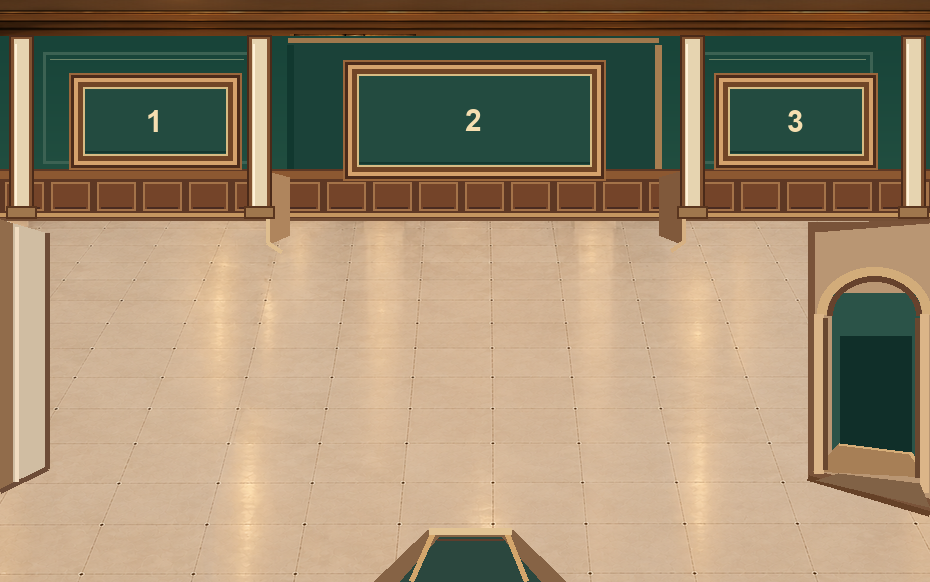
#> input picture rooms/gallery3/gallery3_layout_G_rear_frames.png, 930 x 582 px
$ python make_gallery345_architecture_bases.py
#> lines starting #> are read from the running program, lines starting #| are printed output that depends on the picture
"""A18 approved rooms 3-5: reuse clean architectural sources, reconstruct only E fixed details.
Never edit the original approved layouts, room.json or source PNGs.
"""
from pathlib import Path
from PIL import Image, ImageDraw, ImageChops
import json, hashlib

ROOT=Path(__file__).resolve().parents[1]
QA=ROOT/'qa/architecture-bases-20261029'
QA.mkdir(exist_ok=True)

def digest(p): return hashlib.sha256(p.read_bytes()).hexdigest()
def verify_against_approved(room, approved, base, frame_bounds, description):
#> called with room = 'gallery3'
    src=Image.open(approved).convert('RGB')
    clean=Image.open(base).convert('RGB')
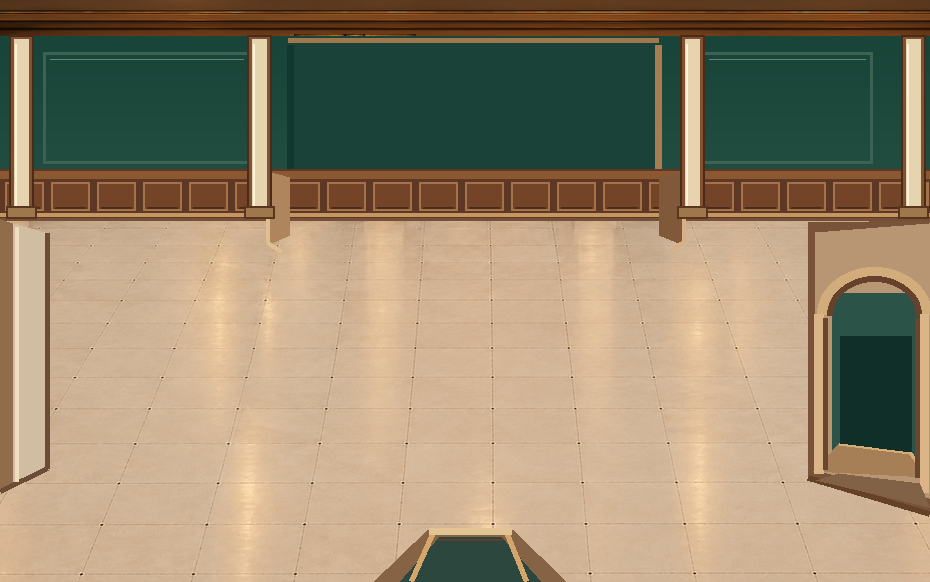
#> input picture rooms/gallery3/gallery3_architecture_only_E.png, 930 x 582 px
#> clean is the input picture: PIL image 930x582 RGB; mean R, G, B 151, 135.4, 108.7
    assert src.size==clean.size==(930,582)
    # Pixel-by-pixel: architectural geometry must agree outside the rear art frame masks.
    a=src.load(); b=clean.load(); outside=0; inside=0; bad=[]
    for y in range(582):
        for x in range(930):
            if a[x,y]==b[x,y]: continue
            if any(x0<=x<=x1 and y0<=y<=y1 for x0,y0,x1,y1 in frame_bounds): inside+=1
            else: outside+=1; bad.append((x,y,a[x,y],b[x,y]))
#> after the loop, bad = []; inside = 64512; outside = 0
    assert outside==0, (room, "unintended differences",outside,bad[:15])
    assert inside>0
    review=Image.new('RGB',(1860,616),'#e7e7e7')
#> review: PIL image 1860x616 RGB; every value is 231
    review.paste(src,(0,34))
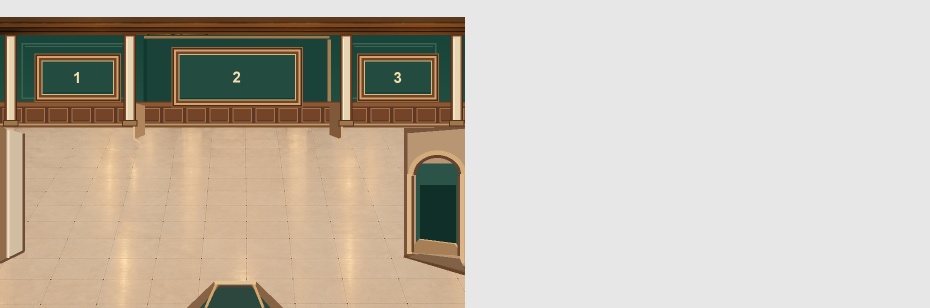
#> review: PIL image 1860x616 RGB (shown at 1/2 size); mean R, G, B 195.9, 186.8, 173.6
    review.paste(clean,(930,34))
    d=ImageDraw.Draw(review)
    d.text((15,11),f'{room} / APPROVED WITH FRAMES',fill='#202020')
    d.text((945,11),f'{room} / ARCHITECTURAL BASE (same structure)',fill='#202020')
    sheet=QA/(room+'_before_after.png')
    review.save(sheet,optimize=True)
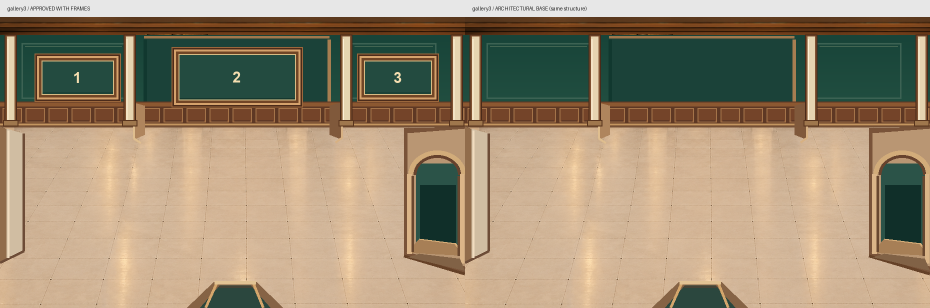
#> saved as gallery3_before_after.png: PIL image 1860x616 RGB (shown at 1/2 size); mean R, G, B 158, 141.5, 115.7
    return {'room':room,'approved_source':str(approved.relative_to(ROOT)).replace('\\','/'),
            'architecture_base':str(base.relative_to(ROOT)).replace('\\','/'),
            'approved_sha256':digest(approved),'architecture_sha256':digest(base),
            'rear_frames_removed':len(frame_bounds),'changed_pixels_within_frame_bounds':inside,
            'changed_pixels_outside_frame_bounds':outside,'removal_bounding_rectangles':frame_bounds,
            'method':description,'status':'candidate_for_user_review_not_game_integrated'}
rooms={
  'gallery3':(ROOT/'rooms/gallery3/gallery3_layout_G_rear_frames.png',
              ROOT/'rooms/gallery3/gallery3_architecture_only_E.png',
              [(69,73,241,169),(343,60,605,180),(714,73,877,169)],
              'Exact already-preserved E architecture, referenced by G renderer'),
  'gallery4':(ROOT/'rooms/gallery4/gallery4_A_rear.png',
              ROOT/'rooms/gallery4/architecture_only_A.png',
              [(125,39,223,182),(294,69,487,174),(541,39,641,182),(693,69,864,174)],
              'Exact already-preserved A architecture before four built-in frames')
}
results=[]
for room,(approved,base,rects,method) in rooms.items():
    assert approved.is_file() and base.is_file()
    results.append(verify_against_approved(room,approved,base,rects,method))
#> pass 2 of the loop `for room,(approved,base,rects,method) in rooms.items():`:
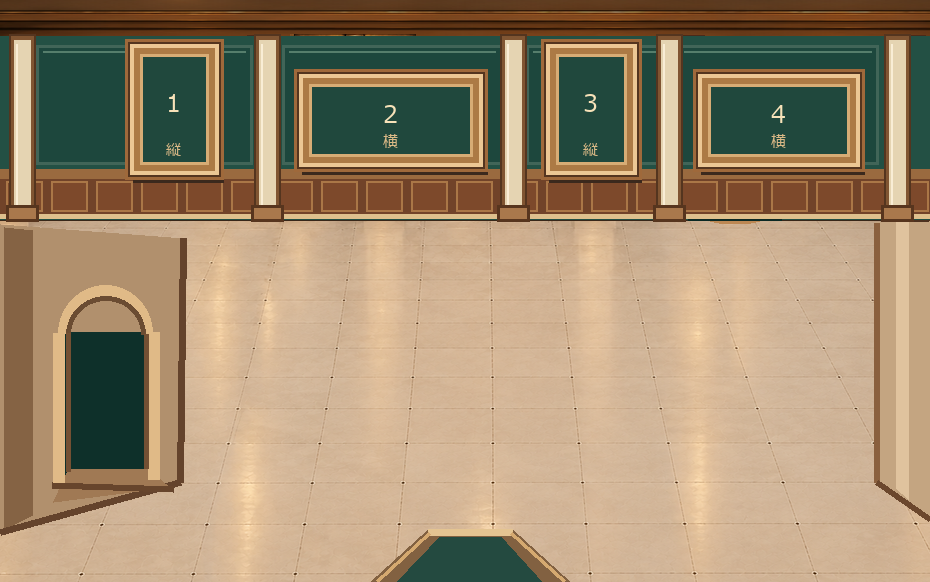
#> input picture rooms/gallery4/gallery4_A_rear.png, 930 x 582 px
#> in verify_against_approved, src is the input picture: PIL image 930x582 RGB; mean R, G, B 161, 140.1, 110.7
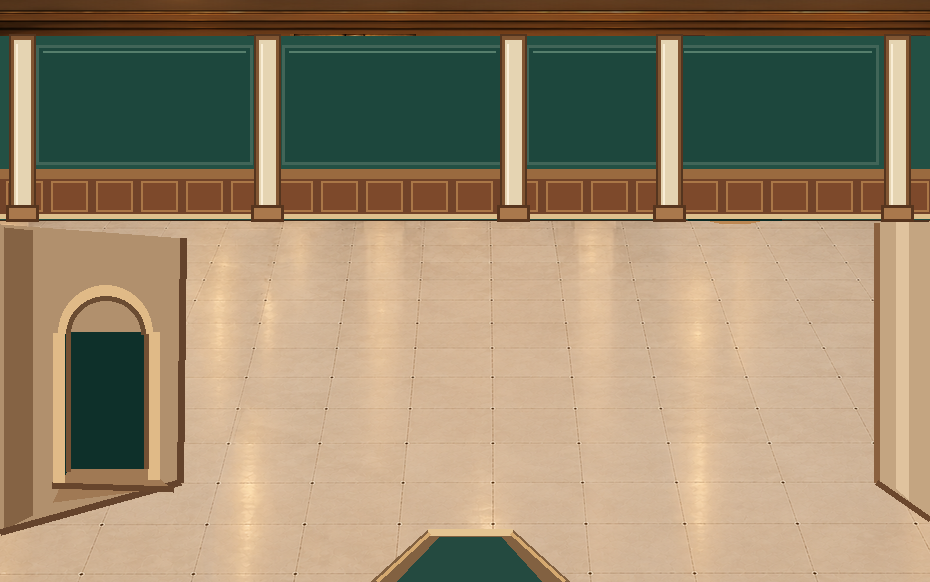
#> input picture rooms/gallery4/architecture_only_A.png, 930 x 582 px
#> in verify_against_approved, clean is the input picture: PIL image 930x582 RGB; mean R, G, B 152.7, 136.5, 109.2
#> after the loop in verify_against_approved (call 2), `for y in range(582):`: inside = 67500; outside = 0
#> in verify_against_approved (call 2), `review.save(sheet,optimize=True)`:
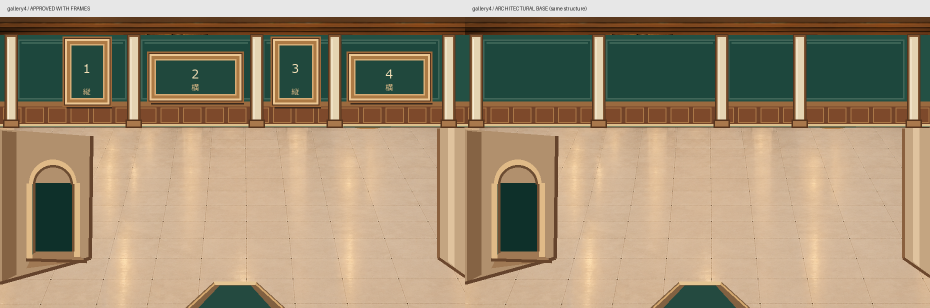
#> saved as gallery4_before_after.png: PIL image 1860x616 RGB (shown at 1/2 size); mean R, G, B 160.8, 143.3, 116.5

# Room 5: its existing E architectural source intentionally omits wall sconces and
# decorative curtain lines applied BEFORE frames in qa/gallery5_palace_EF.py.
# Retain those approved fixed details by replaying their original pixel geometry
# onto the original architectural E source; never retouch the palace architecture.
e=ROOT/'rooms/gallery5/gallery5_palace_architecture_E.png'
original=ROOT/'rooms/gallery5/gallery5_palace_E.png'
final=ROOT/'rooms/gallery5/gallery5_palace_architecture_fixed_E_v01.png'
im=Image.open(e).convert('RGBA')
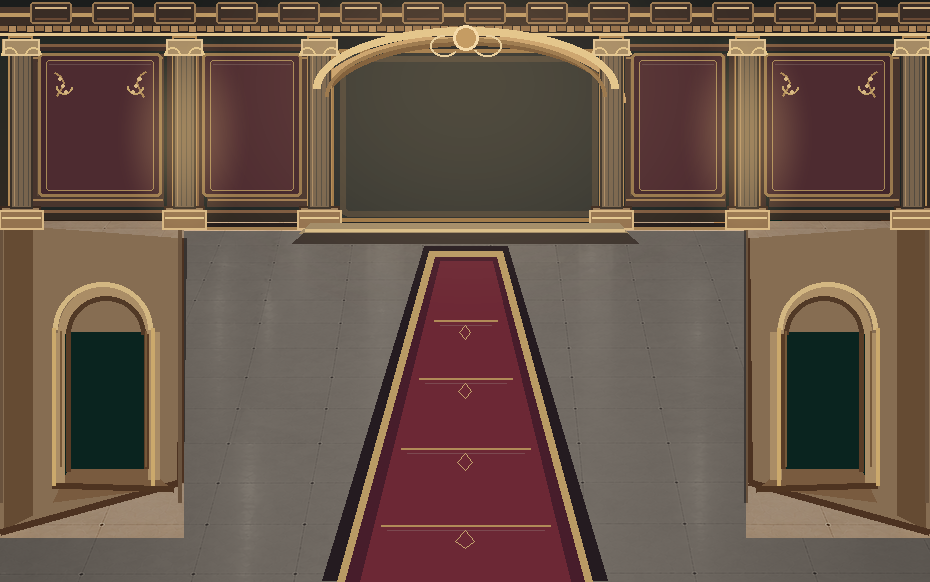
#> input picture rooms/gallery5/gallery5_palace_architecture_E.png, 930 x 582 px
d=ImageDraw.Draw(im)
for x in (185,746):
    d.ellipse((x-17,92,x+17,122),fill='#3b2c25',outline='#ae8b56',width=3)
    for dx in (-17,17):
        d.line((x,119,x+dx,128),fill='#a88455',width=4)
        d.line((x+dx,117,x+dx,102),fill='#dbc190',width=3)
        d.ellipse((x+dx-4,95,x+dx+4,105),fill='#f5dfac')
    d.line((x-18,118,x+18,118),fill='#edce9b',width=3)
    d.ellipse((x-4,118,x+4,131),fill='#ddba7d')
for x in (360,571):
    d.ellipse((x-5,54,x+5,65),fill='#e7cb93',outline='#886740',width=2)
for x0,x1 in ((57,162),(761,868)):
    for x in range(x0,x1,17):
        d.line((x,58,x+2,186),fill='#60323b',width=3)
im.convert('RGB').save(final,optimize=True)
results.append(verify_against_approved(
 'gallery5', original,final,
 [(202,45,328,212),(329,46,599,225),(609,45,735,212)],
 'Preserved palace E architecture + exact approved fixed sconces, vault lights and curtains from source generator, with 3 display frames excluded'))
#> call 3 of verify_against_approved, with room = 'gallery5'
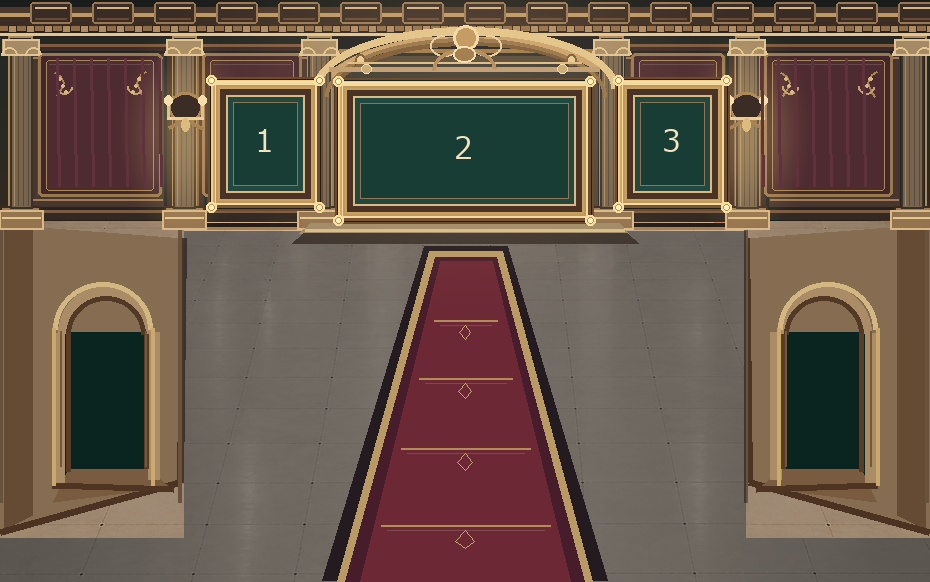
#> input picture rooms/gallery5/gallery5_palace_E.png, 930 x 582 px
#> in verify_against_approved, src is the input picture: PIL image 930x582 RGB; mean R, G, B 105.5, 88.1, 73.8
#> after the loop in verify_against_approved (call 3), `for y in range(582):`: inside = 71295; outside = 0
#> in verify_against_approved (call 3), `review.paste(src,(0,34))`:
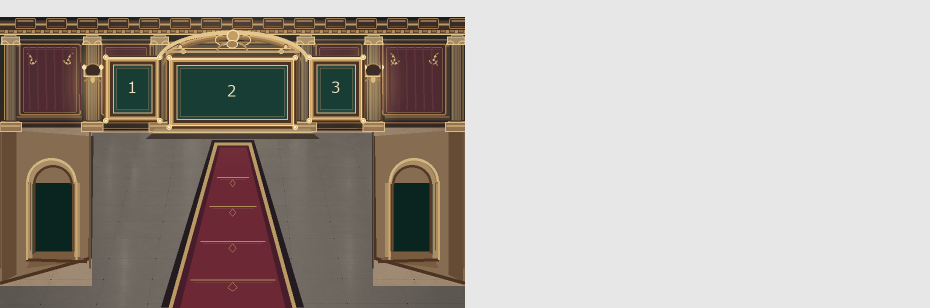
#> review: PIL image 1860x616 RGB (shown at 1/2 size); mean R, G, B 171.7, 163.5, 156.7
#> in verify_against_approved (call 3), `review.save(sheet,optimize=True)`:
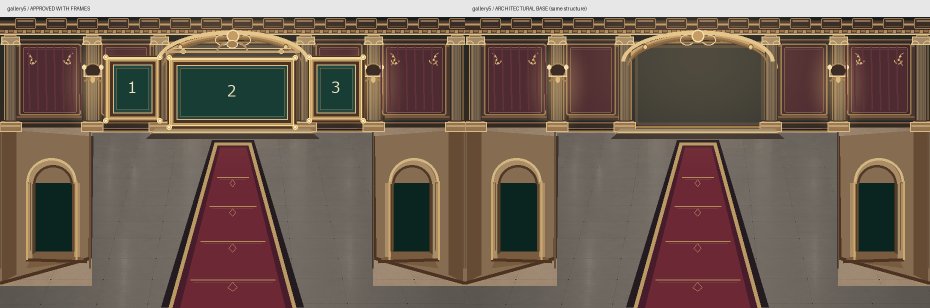
#> saved as gallery5_before_after.png: PIL image 1860x616 RGB (shown at 1/2 size); mean R, G, B 112.1, 94.4, 81.7
# Rooms' coordinates remain authoritatively unchanged.
for n, expected in [('gallery3',2),('gallery4',1),('gallery5',0)]:
    p=ROOT/f'rooms/{n}/room.json'
#> (the run stopped early here; a loop or call above may not have finished)
